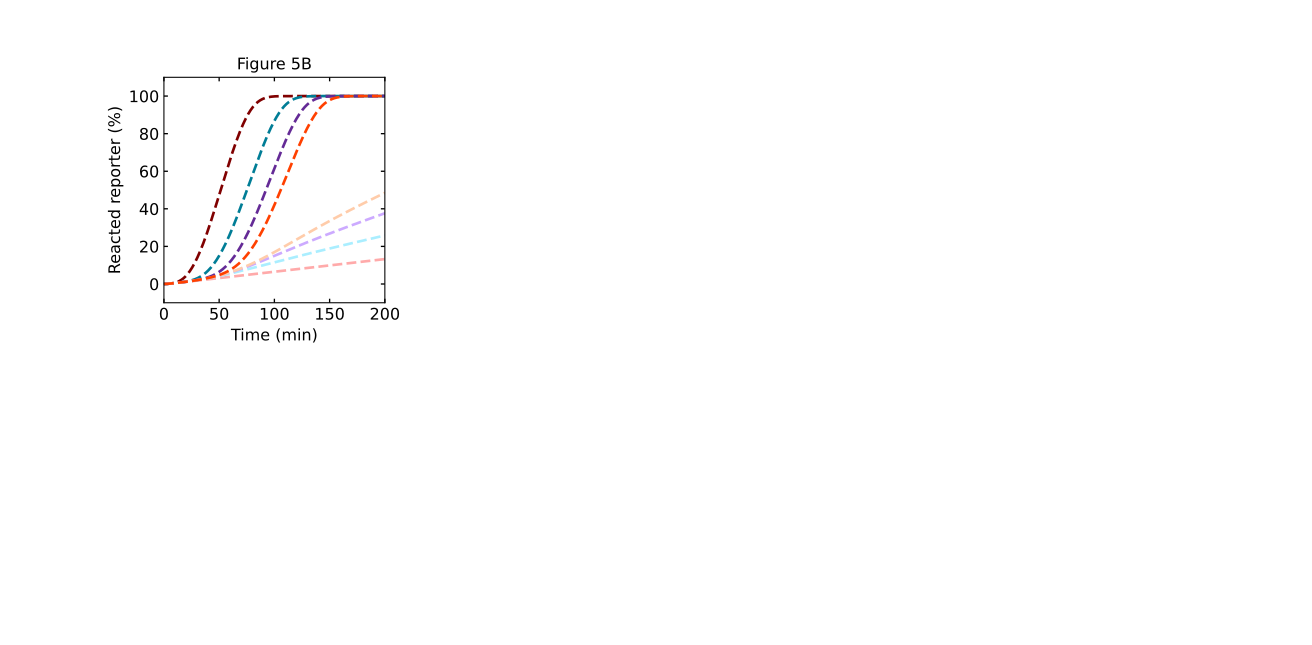

Python code for this plot:
# -*- coding: utf-8 -*-
"""
Created on Wed Jul  6 14:02:04 2022

@author: tnm12
"""
import numpy as np
import matplotlib.pyplot as plt
from matplotlib.ticker import MaxNLocator

import sys
import Simulatorv2021 as RSDs #import version 2.0.2.1 of simulator

fs = 12



csl2 = [[255/255,170/255,170/255],
       [0.5,0,0],      
       [170/255,238/255,255/255],  
       [0/255,125/255,150/255],       
       [204/255,170/255,255/255],
       [100/255,42/255,150/255], 
       [255/255,204/255,170/255],      
       [1,0.25,0]]      


'''
##############################################################################
Simulations
##############################################################################
'''

t_sim = np.linspace(0,6,1001)*3600 # seconds

k_txn = 0.0075 #transcription rate

REP_con = 500

model = RSDs.RSD_sim(5) # define the model instance and # of domains

# specify species involved in the reaction
model.molecular_species('gate{1,2}',DNA_con=25) 
model.molecular_species('reporter{2}',DNA_con=REP_con)

model.global_rate_constants(ktxn=k_txn) #globally changes transcription rates

IN1 = [0,50,0,0,0,0,0,0]
IN4 = [0,0,0,0,0,50,0,0]
                        #input templates
IN5 = [0,0,0,50,0,0,0,0]
IN3 = [0,0,0,0,0,0,0,50]

i = 0

plt.subplot(2,4,1)
for n in range(len(IN1)):
    
    model.molecular_species('input{1}',DNA_con=IN1[n])
    model.molecular_species('input{4}',DNA_con=IN4[n])
    model.molecular_species('input{5}',DNA_con=IN5[n])
    model.molecular_species('input{3}',DNA_con=IN3[n])
    
    if n > 1:
        model.molecular_species('gate{5,1}',DNA_con=25) # output gate
    if n > 3:
        model.molecular_species('gate{4,5}',DNA_con=25) # output gate
    if n > 5: 
        model.molecular_species('gate{3,4}',DNA_con=25) # output gate
    
    
    # simulate the model (input is simulation time)
    model.simulate(t_sim)
    
    
    # pull out the species from the model solution to plot
    S2 = model.output_concentration('S{2}')
    
    fs = 12
    
    plt.plot(model.t/60,100*(S2/REP_con),color=csl2[n],linewidth=2,linestyle='--')

plt.xticks(fontsize=fs)
plt.yticks(fontsize=fs)
plt.ylim(-10,110)
plt.xlim(0,200)
ax1 = plt.gca()
ax1.xaxis.set_tick_params(which='both',size=3,width=1,direction='in',top='on')
ax1.yaxis.set_tick_params(which='both',size=3,width=1,direction='in',right='on')
plt.xlabel('Time (min)',fontsize=fs)
plt.ylabel('Reacted reporter (%)',fontsize=fs)
plt.title('Figure 5B')
